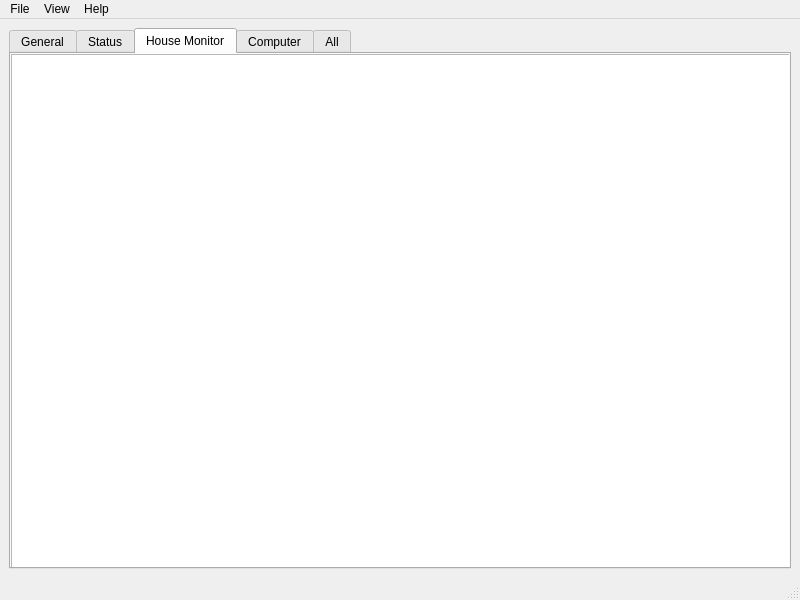
<?xml version="1.0" encoding="UTF-8"?>
<ui version="4.0">
 <class>MainWindow</class>
 <widget class="QMainWindow" name="MainWindow">
  <property name="geometry">
   <rect>
    <x>0</x>
    <y>0</y>
    <width>800</width>
    <height>600</height>
   </rect>
  </property>
  <property name="windowTitle">
   <string>House Monitor</string>
  </property>
  <widget class="QWidget" name="centralwidget">
   <layout class="QHBoxLayout" name="horizontalLayout">
    <item>
     <widget class="QTabWidget" name="status_view">
      <property name="currentIndex">
       <number>2</number>
      </property>
      <widget class="QWidget" name="general_tab">
       <attribute name="title">
        <string>General</string>
       </attribute>
       <widget class="QWidget" name="layoutWidget">
        <property name="geometry">
         <rect>
          <x>40</x>
          <y>50</y>
          <width>261</width>
          <height>77</height>
         </rect>
        </property>
        <layout class="QFormLayout" name="formLayout">
         <item row="0" column="0">
          <widget class="QLabel" name="garage_door_label">
           <property name="font">
            <font>
             <pointsize>12</pointsize>
            </font>
           </property>
           <property name="text">
            <string>Garage Door</string>
           </property>
          </widget>
         </item>
         <item row="0" column="1">
          <widget class="QLabel" name="door_state">
           <property name="font">
            <font>
             <pointsize>12</pointsize>
            </font>
           </property>
           <property name="frameShape">
            <enum>QFrame::Box</enum>
           </property>
           <property name="text">
            <string/>
           </property>
          </widget>
         </item>
         <item row="1" column="0">
          <widget class="QLabel" name="garage_temperature_label">
           <property name="font">
            <font>
             <pointsize>12</pointsize>
            </font>
           </property>
           <property name="text">
            <string>Garage Temperature</string>
           </property>
          </widget>
         </item>
         <item row="2" column="0">
          <widget class="QLabel" name="sunroom_temerature_label">
           <property name="font">
            <font>
             <pointsize>12</pointsize>
            </font>
           </property>
           <property name="text">
            <string>Sunroom Temperature</string>
           </property>
          </widget>
         </item>
         <item row="2" column="1">
          <widget class="QLabel" name="sunroom_temperature">
           <property name="font">
            <font>
             <pointsize>12</pointsize>
            </font>
           </property>
           <property name="frameShape">
            <enum>QFrame::Box</enum>
           </property>
           <property name="text">
            <string/>
           </property>
          </widget>
         </item>
         <item row="1" column="1">
          <widget class="QLabel" name="garage_temperature">
           <property name="font">
            <font>
             <pointsize>12</pointsize>
            </font>
           </property>
           <property name="frameShape">
            <enum>QFrame::Box</enum>
           </property>
           <property name="text">
            <string/>
           </property>
          </widget>
         </item>
        </layout>
       </widget>
      </widget>
      <widget class="QWidget" name="status_tab">
       <attribute name="title">
        <string>Status</string>
       </attribute>
       <widget class="QTableView" name="status_table_view">
        <property name="geometry">
         <rect>
          <x>0</x>
          <y>0</y>
          <width>781</width>
          <height>521</height>
         </rect>
        </property>
        <property name="horizontalScrollBarPolicy">
         <enum>Qt::ScrollBarAlwaysOff</enum>
        </property>
        <property name="alternatingRowColors">
         <bool>true</bool>
        </property>
        <property name="wordWrap">
         <bool>false</bool>
        </property>
        <attribute name="horizontalHeaderDefaultSectionSize">
         <number>120</number>
        </attribute>
        <attribute name="horizontalHeaderStretchLastSection">
         <bool>true</bool>
        </attribute>
       </widget>
      </widget>
      <widget class="QWidget" name="house_monitor_tab">
       <attribute name="title">
        <string>House Monitor</string>
       </attribute>
       <widget class="QTableView" name="house_monitor_table_view">
        <property name="geometry">
         <rect>
          <x>0</x>
          <y>0</y>
          <width>801</width>
          <height>531</height>
         </rect>
        </property>
        <property name="verticalScrollBarPolicy">
         <enum>Qt::ScrollBarAlwaysOn</enum>
        </property>
        <property name="horizontalScrollBarPolicy">
         <enum>Qt::ScrollBarAlwaysOff</enum>
        </property>
        <property name="editTriggers">
         <set>QAbstractItemView::NoEditTriggers</set>
        </property>
        <property name="tabKeyNavigation">
         <bool>false</bool>
        </property>
        <property name="showDropIndicator" stdset="0">
         <bool>false</bool>
        </property>
        <property name="dragDropOverwriteMode">
         <bool>false</bool>
        </property>
        <property name="alternatingRowColors">
         <bool>true</bool>
        </property>
        <property name="selectionMode">
         <enum>QAbstractItemView::NoSelection</enum>
        </property>
        <property name="wordWrap">
         <bool>false</bool>
        </property>
        <attribute name="horizontalHeaderVisible">
         <bool>true</bool>
        </attribute>
        <attribute name="horizontalHeaderCascadingSectionResizes">
         <bool>true</bool>
        </attribute>
        <attribute name="horizontalHeaderDefaultSectionSize">
         <number>200</number>
        </attribute>
        <attribute name="verticalHeaderVisible">
         <bool>false</bool>
        </attribute>
       </widget>
      </widget>
      <widget class="QWidget" name="computer_tab">
       <attribute name="title">
        <string>Computer</string>
       </attribute>
       <widget class="QTableView" name="computer_table_view">
        <property name="geometry">
         <rect>
          <x>0</x>
          <y>0</y>
          <width>801</width>
          <height>531</height>
         </rect>
        </property>
        <property name="alternatingRowColors">
         <bool>true</bool>
        </property>
        <property name="wordWrap">
         <bool>false</bool>
        </property>
        <property name="cornerButtonEnabled">
         <bool>false</bool>
        </property>
        <attribute name="horizontalHeaderStretchLastSection">
         <bool>true</bool>
        </attribute>
       </widget>
      </widget>
      <widget class="QWidget" name="all">
       <attribute name="title">
        <string>All</string>
       </attribute>
       <widget class="QTableView" name="all_table_view">
        <property name="geometry">
         <rect>
          <x>0</x>
          <y>0</y>
          <width>781</width>
          <height>521</height>
         </rect>
        </property>
        <property name="horizontalScrollBarPolicy">
         <enum>Qt::ScrollBarAlwaysOff</enum>
        </property>
        <property name="editTriggers">
         <set>QAbstractItemView::NoEditTriggers</set>
        </property>
        <property name="tabKeyNavigation">
         <bool>false</bool>
        </property>
        <property name="showDropIndicator" stdset="0">
         <bool>false</bool>
        </property>
        <property name="dragDropOverwriteMode">
         <bool>false</bool>
        </property>
        <property name="alternatingRowColors">
         <bool>true</bool>
        </property>
        <property name="wordWrap">
         <bool>false</bool>
        </property>
        <attribute name="horizontalHeaderStretchLastSection">
         <bool>true</bool>
        </attribute>
       </widget>
      </widget>
     </widget>
    </item>
   </layout>
  </widget>
  <widget class="QMenuBar" name="menubar">
   <property name="geometry">
    <rect>
     <x>0</x>
     <y>0</y>
     <width>800</width>
     <height>21</height>
    </rect>
   </property>
   <widget class="QMenu" name="menuFile">
    <property name="title">
     <string>File</string>
    </property>
   </widget>
   <widget class="QMenu" name="menuView">
    <property name="title">
     <string>View</string>
    </property>
    <addaction name="actionGeneral"/>
    <addaction name="actionStatus"/>
    <addaction name="actionProgram_Status"/>
    <addaction name="actionComputer_Status"/>
   </widget>
   <widget class="QMenu" name="menuHelp">
    <property name="title">
     <string>Help</string>
    </property>
    <addaction name="actionAbout"/>
   </widget>
   <addaction name="menuFile"/>
   <addaction name="menuView"/>
   <addaction name="menuHelp"/>
  </widget>
  <widget class="QStatusBar" name="statusbar"/>
  <action name="actionGeneral">
   <property name="text">
    <string>General </string>
   </property>
  </action>
  <action name="actionStatus">
   <property name="text">
    <string>Status</string>
   </property>
  </action>
  <action name="actionProgram_Status">
   <property name="text">
    <string>Program Status</string>
   </property>
  </action>
  <action name="actionComputer_Status">
   <property name="text">
    <string>Computer Status</string>
   </property>
  </action>
  <action name="actionAbout">
   <property name="text">
    <string>About</string>
   </property>
  </action>
 </widget>
 <resources/>
 <connections/>
</ui>
